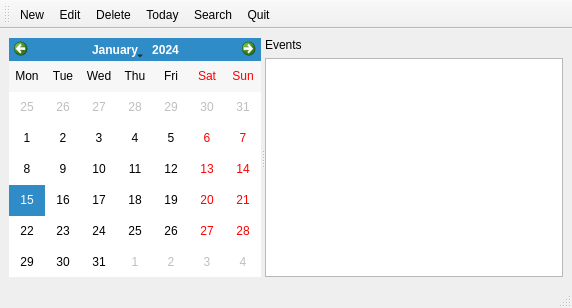
<?xml version="1.0" encoding="UTF-8"?>
<ui version="4.0">
 <class>MainWindow</class>
 <widget class="QMainWindow" name="MainWindow">
  <property name="geometry">
   <rect>
    <x>0</x>
    <y>0</y>
    <width>572</width>
    <height>308</height>
   </rect>
  </property>
  <property name="windowTitle">
   <string>Timely</string>
  </property>
  <widget class="QWidget" name="centralwidget">
   <layout class="QVBoxLayout" name="verticalLayout_central">
    <item>
     <widget class="QSplitter" name="splitter">
      <property name="orientation">
       <enum>Qt::Orientation::Horizontal</enum>
      </property>
      <widget class="QCalendarWidget" name="calendar">
       <property name="sizePolicy">
        <sizepolicy hsizetype="Preferred" vsizetype="Preferred">
         <horstretch>0</horstretch>
         <verstretch>0</verstretch>
        </sizepolicy>
       </property>
       <property name="gridVisible">
        <bool>false</bool>
       </property>
       <property name="selectionMode">
        <enum>QCalendarWidget::SelectionMode::SingleSelection</enum>
       </property>
       <property name="horizontalHeaderFormat">
        <enum>QCalendarWidget::HorizontalHeaderFormat::ShortDayNames</enum>
       </property>
       <property name="verticalHeaderFormat">
        <enum>QCalendarWidget::VerticalHeaderFormat::NoVerticalHeader</enum>
       </property>
      </widget>
      <widget class="QWidget" name="rightPane">
       <layout class="QVBoxLayout" name="verticalLayout_right">
        <item>
         <widget class="QLabel" name="label">
          <property name="text">
           <string>Events</string>
          </property>
         </widget>
        </item>
        <item>
         <widget class="QTableView" name="eventsView"/>
        </item>
       </layout>
      </widget>
     </widget>
    </item>
   </layout>
  </widget>
  <widget class="QMenuBar" name="menubar">
   <property name="geometry">
    <rect>
     <x>0</x>
     <y>0</y>
     <width>572</width>
     <height>25</height>
    </rect>
   </property>
  </widget>
  <widget class="QToolBar" name="mainToolBar">
   <property name="toolButtonStyle">
    <enum>Qt::ToolButtonStyle::ToolButtonTextBesideIcon</enum>
   </property>
   <attribute name="toolBarArea">
    <enum>TopToolBarArea</enum>
   </attribute>
   <attribute name="toolBarBreak">
    <bool>false</bool>
   </attribute>
   <addaction name="actionNew"/>
   <addaction name="actionEdit"/>
   <addaction name="actionDelete"/>
   <addaction name="actionToday"/>
   <addaction name="actionSearch"/>
   <addaction name="actionQuit"/>
  </widget>
  <widget class="QStatusBar" name="statusbar"/>
  <action name="actionNew">
   <property name="text">
    <string>New</string>
   </property>
  </action>
  <action name="actionEdit">
   <property name="text">
    <string>Edit</string>
   </property>
  </action>
  <action name="actionDelete">
   <property name="text">
    <string>Delete</string>
   </property>
  </action>
  <action name="actionToday">
   <property name="text">
    <string>Today</string>
   </property>
  </action>
  <action name="actionQuit">
   <property name="checkable">
    <bool>false</bool>
   </property>
   <property name="text">
    <string>Quit</string>
   </property>
   <property name="menuRole">
    <enum>QAction::MenuRole::NoRole</enum>
   </property>
  </action>
  <action name="actionSearch">
   <property name="text">
    <string>Search</string>
   </property>
   <property name="menuRole">
    <enum>QAction::MenuRole::NoRole</enum>
   </property>
  </action>
 </widget>
 <resources/>
 <connections/>
</ui>
